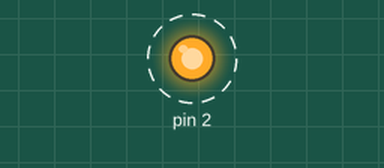
This sketch was run on a simulated Arduino Uno, built with avr-gcc and run on an emulated ATmega328P. Parts: output pins drawn as LEDs (lit = HIGH). Dashed ring = blinking.

Above: at 0.5 s.
Timing chart, 0 to 4.6 s (numbered marks = the images above):
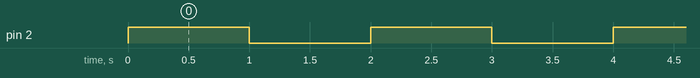

The sketch:

02_LED.ino
```cpp
void setup() {  // initialize digital pin 2 as an output.
   pinMode(2, OUTPUT);
}

// the loop function runs over and over again forever

void loop() {
   digitalWrite(2, HIGH); // turn the LED on (HIGH is the voltage level)
   delay(1000); // wait for a second
   digitalWrite(2, LOW); // turn the LED off by making the voltage LOW
   delay(1000); // wait for a second
}
```

Measured:
- by itself, pin 2: alternates HIGH for 1.0 s and LOW for 1.0 s
